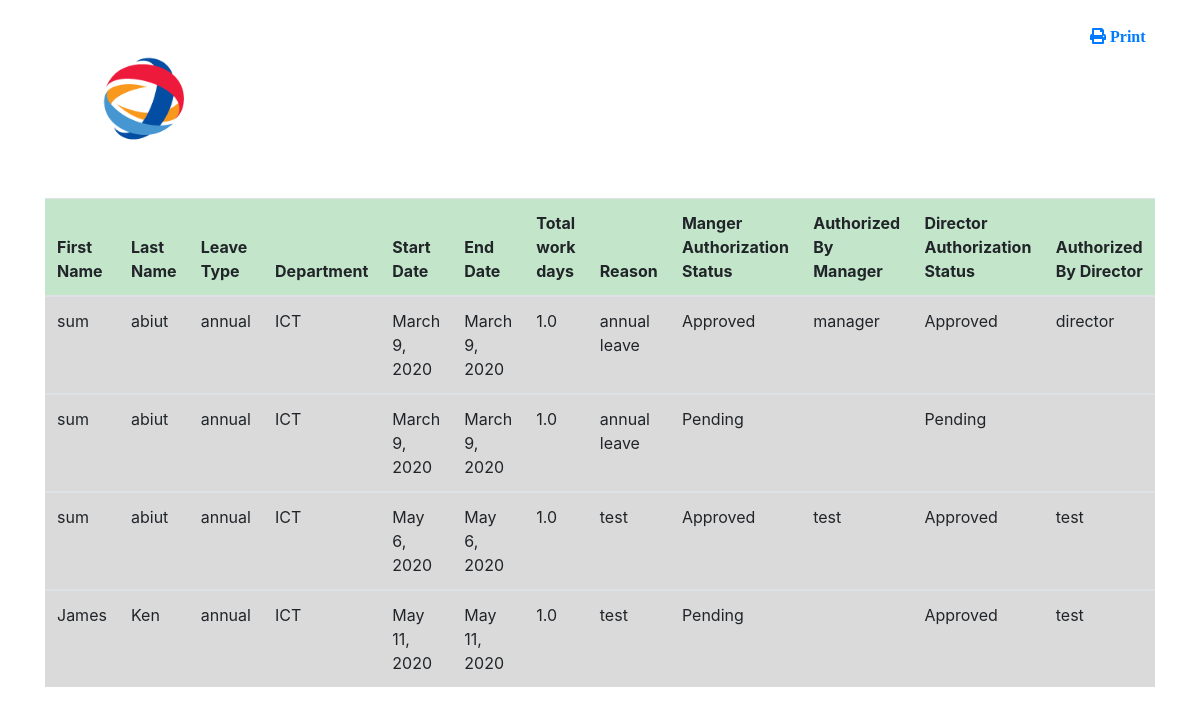
The page /Annual_leave_report/ (signed in) on the database as committed earlier.
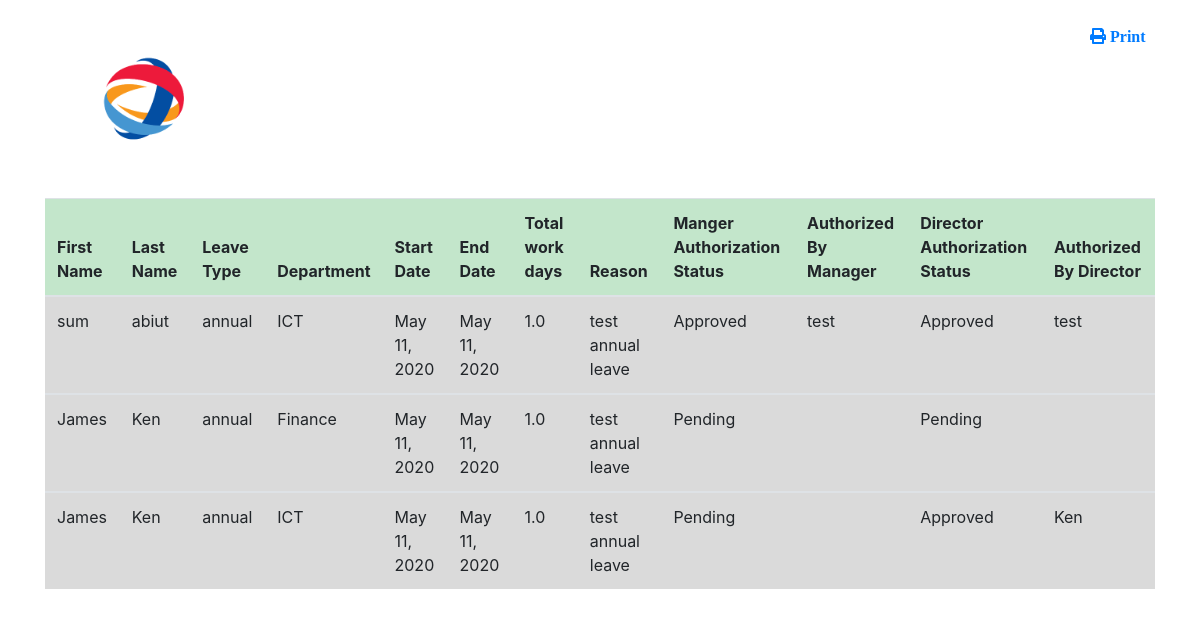
The same page on the database as committed later.
### login/models.py (models this page shows, shortened)
class NewLeave(models.Model):
    user = models.ForeignKey(User, default='', on_delete=models.CASCADE)
    leave_balances = models.ManyToManyField(Leave_Balance)
    leave = (
        ('annual', 'annual'),
    )
    Leave_type = models.CharField(max_length=100, choices=leave, blank=False, default='annual')
    dp = (
        ('Finance', 'Finance'),
        ('ICT', 'ICT'),
        ('Research', 'Research'),
        ('Marketing', 'Marketing'),
    )
    department = models.CharField(max_length=100, choices=dp, blank=False, )
    Start_Date = models.DateField(null=True, blank=False)
    End_Date = models.DateField(null=True, blank=False)
    Total_working_days = models.FloatField(null=True, blank=False)
    Reason = models.TextField(max_length=1000, null=True, blank=False)
    Aut = (
        ('Pending', 'Pending'),
        ('Approved', 'Approved'),
        ('Rejected', 'Rejected'),
    )
    Manager_Authorization_Status = models.CharField(max_length=100, choices=Aut, default='Pending', blank=False)
    Authorized_by_Manager = models.CharField(max_length=100, default='', blank=False)
    Authorised_Date = models.DateField(null=True, blank=False)
    DirAuth = (
        ('Pending', 'Pending'),
        ('Approved', 'Approved'),
        ('Rejected', 'Rejected'),
    )
    Director_Authorization_Status = models.CharField(max_length=100, choices=DirAuth, default='Pending', blank=False)
    Authorized_by_Director = models.CharField(max_length=100, default='', blank=False)
    Date_Authorized = models.DateField(null=True, blank=False)
    arc = (
        ('', ''),
        ('Archived', 'Archived'),
    )
    Archived = models.CharField(max_length=100, choices=arc, default='', blank=False)

### Hr_office/views.py (the view)
# urls.py: path(r'Annual_leave_report/', views.Annual_leave_report, name='Annual_leave_report'),
@login_required(login_url='home')
def Annual_leave_report(request):
    annual_leave_rpt = NewLeave.objects.all()
    return render(request, 'annual_leave_rpt.html', {'annual_leave_rpt': annual_leave_rpt})

### Hr_office/templates/annual_leave_rpt.html (shortened to what this page needs)
<!DOCTYPE html>
<html lang="en">
<head>
    <link rel="stylesheet" href="https://maxcdn.bootstrapcdn.com/bootstrap/4.0.0/css/bootstrap.min.css">
    <link rel="stylesheet" href="https://use.fontawesome.com/releases/v5.7.0/css/all.css">
</head>
<body>
<br>
<div class="container">
    <div class="row">
        <div class=" col-md-11">
            {% load  static %}
            <img src="{% static 'images/logo.jpeg' %}"  width="200" id="img"/>
        </div>
        <div class="col-md-1"><a href="javascript:window.print()"> <span class="pull-right"><i class="fas fa-print"> Print</i> </span></a></div>
    </div>
</div>
<br>
<div class="container">
    <table class="table " id="printTable">
    <thead class="table-success">
      <tr>
        <th>First Name</th>
        <th>Last Name</th>
        <th>Leave Type</th>
        <th>Department</th>
        <th>Start Date</th>
        <th>End Date</th>
        <th>Total work days</th>
        <th>Reason</th>
          <th>Manger Authorization Status</th>
          <th>Authorized By Manager</th>
          <th>Director Authorization Status</th>
          <th>Authorized By Director</th>
      </tr>
    </thead>
    {%for leave in annual_leave_rpt%}
    <tbody>
      <tr class="table-active">
        <td>{{leave.user.first_name}}</td>
        <td>{{leave.user.last_name}}</td>
        <td>{{leave.Leave_type}}</td>
        <td>{{leave.department}}</td>
        <td>{{leave.Start_Date}}</td>
        <td>{{leave.End_Date}}</td>
        <td>{{leave.Total_working_days}}</td>
        <td>{{leave.Reason}}</td>
          <td>{{leave.Manager_Authorization_Status}}</td>
          <td>{{leave.Authorized_by_Manager}}</td>
          <td>{{leave.Director_Authorization_Status}}</td>
         <td>{{leave.Authorized_by_Director}}</td>
    </tbody>
    {%endfor%}
  </table>
</div>
</body>
</html>

Rows that differ between the two databases and show on the page:
removed NewLeave: user.first_name "sum", user.last_name "abiut", Leave_type "annual", department "ICT", Start_Date "March 9, 2020", End_Date "March 9, 2020", Total_working_days "1.0", Reason "annual leave", Manager_Authorization_Status "Approved", Authorized_by_Manager "manager", Director_Authorization_Status "Approved", Authorized_by_Director "director"
removed NewLeave: user.first_name "sum", user.last_name "abiut", Leave_type "annual", department "ICT", Start_Date "March 9, 2020", End_Date "March 9, 2020", Total_working_days "1.0", Reason "annual leave", Manager_Authorization_Status "Pending", Director_Authorization_Status "Pending"
removed NewLeave: user.first_name "sum", user.last_name "abiut", Leave_type "annual", department "ICT", Start_Date "May 6, 2020", End_Date "May 6, 2020", Total_working_days "1.0", Reason "test", Manager_Authorization_Status "Approved", Authorized_by_Manager "test", Director_Authorization_Status "Approved", Authorized_by_Director "test"
removed NewLeave: user.first_name "James", user.last_name "Ken", Leave_type "annual", department "ICT", Start_Date "May 11, 2020", End_Date "May 11, 2020", Total_working_days "1.0", Reason "test", Manager_Authorization_Status "Pending", Director_Authorization_Status "Approved", Authorized_by_Director "test"
added NewLeave: user.first_name "sum", user.last_name "abiut", Leave_type "annual", department "ICT", Start_Date "May 11, 2020", End_Date "May 11, 2020", Total_working_days "1.0", Reason "test annual leave", Manager_Authorization_Status "Approved", Authorized_by_Manager "test", Director_Authorization_Status "Approved", Authorized_by_Director "test"
added NewLeave: user.first_name "James", user.last_name "Ken", Leave_type "annual", department "Finance", Start_Date "May 11, 2020", End_Date "May 11, 2020", Total_working_days "1.0", Reason "test annual leave", Manager_Authorization_Status "Pending", Director_Authorization_Status "Pending"
added NewLeave: user.first_name "James", user.last_name "Ken", Leave_type "annual", department "ICT", Start_Date "May 11, 2020", End_Date "May 11, 2020", Total_working_days "1.0", Reason "test annual leave", Manager_Authorization_Status "Pending", Director_Authorization_Status "Approved", Authorized_by_Director "Ken"
